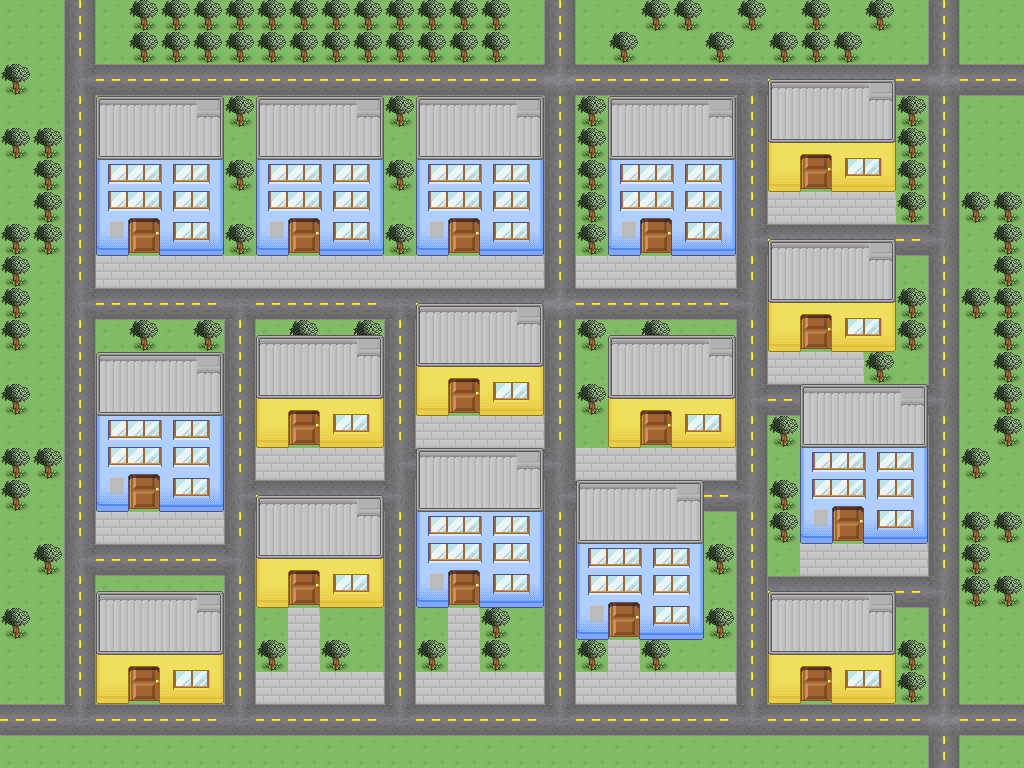

A level layout from a 2D game, rendered from its tile map. Below: a short description, then the map file with tile-grid data replaced by summaries:
An orthogonal 32x24 tile map with 32x32 px tiles, 5 tile layers (Grass, Roads, Sidewalk, Vegetation, ...).

<map version="1.0" tiledversion="1.1.5" orientation="orthogonal" renderorder="right-down" width="32" height="24" tilewidth="32" tileheight="32" infinite="0" nextobjectid="1">
 <tileset firstgid="1" source="FreeCity.tsx" />
 <layer name="Grass" width="32" height="24">
  <data>[768 cells, 768 non-empty, 1 distinct tile ids]</data>
 </layer>
 <layer name="Roads" width="32" height="24">
  <data>[768 cells, 220 non-empty, 7 distinct tile ids]</data>
 </layer>
 <layer name="Sidewalk" width="32" height="24">
  <data>[768 cells, 65 non-empty, 1 distinct tile ids]</data>
 </layer>
 <layer name="Vegetation" width="32" height="24">
  <data>[768 cells, 105 non-empty, 1 distinct tile ids]</data>
 </layer>
 <layer name="Buildings" width="32" height="24">
  <data>[768 cells, 288 non-empty, 36 distinct tile ids]</data>
 </layer>
</map>
